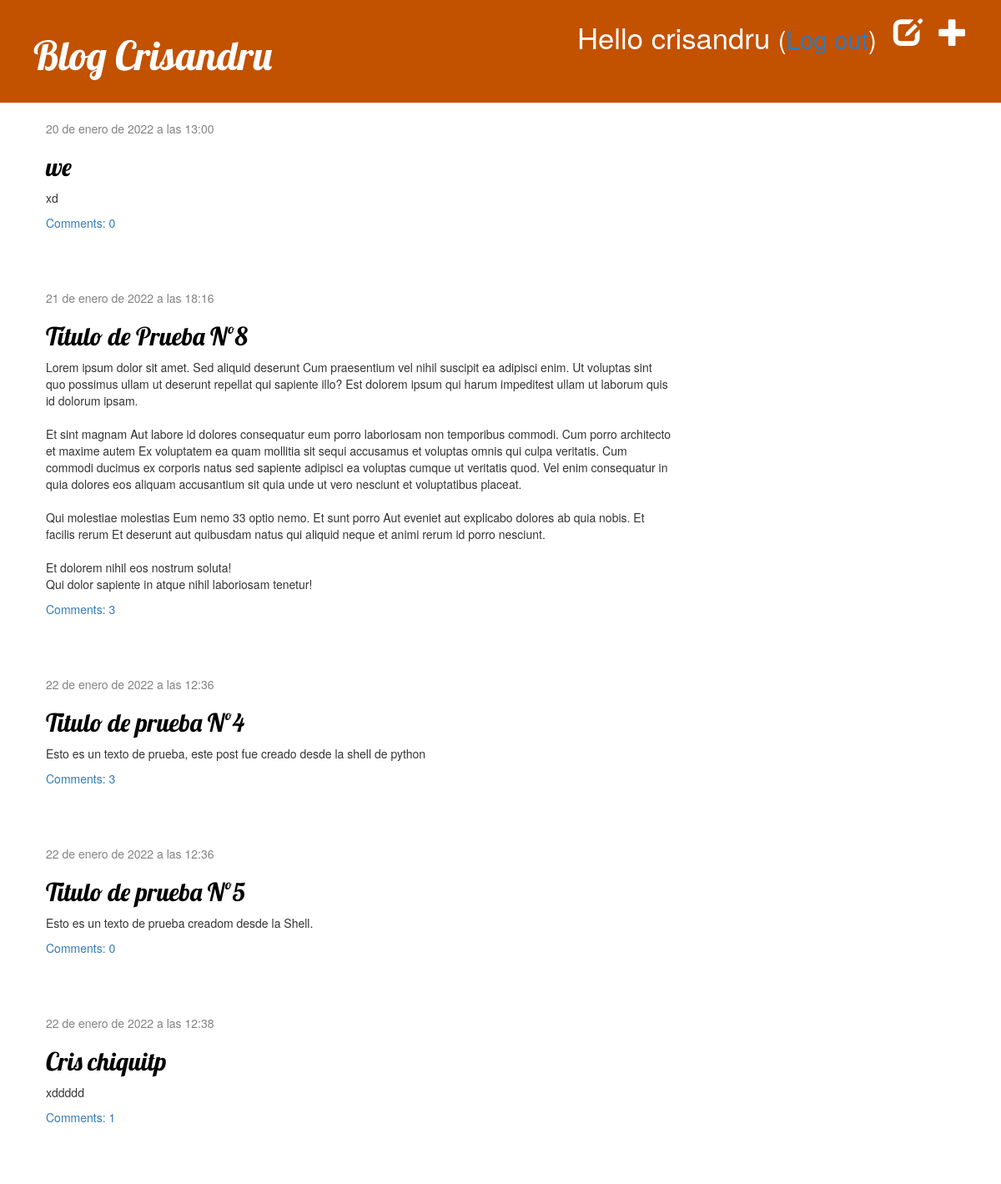
The app's page / (signed in) with its own data.
### blog/models.py (models this page shows, shortened)
class Post(models.Model): # models.Model: Significa que Post es un modelo de Djando, así que Django sabe que debe guardarlo en la base de datos.
    author = models.ForeignKey(settings.AUTH_USER_MODEL, on_delete=models.CASCADE) # settings.AUTH_USER_MODEL devuelve una cadena (la ubicación del modelo de usuario)
    title = models.CharField(max_length=200)
    text = models.TextField()
    created_date = models.DateTimeField(default=timezone.now) #Guardamos la fecha de creación.
    published_date = models.DateTimeField(blank=True, null=True)
    def approved_comments(self):
        return self.comments.filter(approved_comment=True)

### blog/views.py (the view)
# urls.py: path('', views.post_list, name='post_list'),
def post_list(request):
    posts = Post.objects.filter(published_date__lte=timezone.now()).order_by('published_date')
    return render(request, 'blog/post_list.html', {'posts':posts})

### blog/templates/blog/post_list.html
{% extends 'blog/base.html' %}
{% block content %}
{% for post in posts %}
    <div class="post">
        <div class="date">
            {{ post.published_date }}
        </div>
        <h2><a href="{% url 'post_detail' pk=post.pk %}">{{ post.title }}</a></h2>
        <p>{{ post.text|linebreaksbr }}</p>
        <a href="{% url 'post_detail' pk=post.pk %}">Comments: {{ post.approved_comments.count }}</a>
    </div>
{% endfor %}
{% endblock %}

### blog/templates/blog/base.html (shortened to what this page needs)
{% load static %}
<html>
    <head>
        <link rel="stylesheet" href="//maxcdn.bootstrapcdn.com/bootstrap/3.2.0/css/bootstrap.min.css">
        <link rel="stylesheet" href="//maxcdn.bootstrapcdn.com/bootstrap/3.2.0/css/bootstrap-theme.min.css">
        <link rel="stylesheet" href="{% static 'css/blog.css' %}">
    </head>
    <body>
        <div class="page-header">
            {% if user.is_authenticated %}
                <a href="{% url 'post_new' %}" class="top-menu"><span class="glyphicon glyphicon-plus"></span></a>
                <a href="{% url 'post_draft_list' %}" class="top-menu"><span class="glyphicon glyphicon-edit"></span></a>
                <p class="top-menu">Hello {{ user.username }} <small>(<a href="{% url 'logout' %}">Log out</a>)</small></p>
            {% else %}
                <a href="{% url 'login' %}" class="top-menu"><span class="glyphicon glyphicon-lock"></span></a>
            {% endif %}
            <h1><a href="/">Blog Crisandru</a></h1>
        </div>
        <div class="content container">
            <div class="row">
                <div class="col-md-8">
                    {% block content %}
                    {% endblock %}
                </div>
            </div>
        </div>
    </body>
</html>

### blog/static/css/blog.css (style rules this page uses)
.page-header { background-color: #C25100; margin-top: 0; padding: 20px 20px 20px 40px; }
.page-header h1, .page-header h1 a, .page-header h1 a:visited, .page-header h1 a:active { color: #ffffff; font-size: 36pt; text-decoration: none; }
.content { margin-left: 40px; }
h1, h2, h3, h4 { font-family: 'Lobster', cursive; }
.date { color: #828282; }
.top-menu, .top-menu:hover, .top-menu:visited { color: #ffffff; float: right; font-size: 26pt; margin-right: 20px; }
.post { margin-bottom: 70px; }
.post h2 a, .post h2 a:visited { color: #000000; }

### records on screen
Post: published_date "20 de enero de 2022 a las 13:00", title "we", text "xd", approved_comments.count "0"
Post: published_date "21 de enero de 2022 a las 18:16", title "Título de Prueba Nº8", text "Lorem ipsum dolor sit amet. Sed aliquid deserunt Cum praesentium vel nihil suscipit ea adipisci enim. Ut voluptas sint quo possimus ullam ut deserunt repellat qui sapiente illo? Est dolorem ipsum qui harum impeditest ullam ut laborum quis id dolorum ipsam. Et sint magnam Aut labore id dolores consequatur eum porro laboriosam non temporibus commodi. Cum porro architecto et maxime autem Ex voluptatem ea quam mollitia sit sequi accusamus et voluptas omnis qui culpa veritatis. Cum commodi ducimus ex corporis natus sed sapiente adipisci ea voluptas cumque ut veritatis quod. Vel enim consequatur in quia dolores eos aliquam accusantium sit quia unde ut vero nesciunt et voluptatibus placeat. Qui…", approved_comments.count "3"
Post: published_date "22 de enero de 2022 a las 12:36", title "Titulo de prueba Nº4", text "Esto es un texto de prueba, este post fue creado desde la shell de python", approved_comments.count "3"
Post: published_date "22 de enero de 2022 a las 12:36", title "Titulo de prueba Nº5", text "Esto es un texto de prueba creadom desde la Shell.", approved_comments.count "0"
Post: published_date "22 de enero de 2022 a las 12:38", title "Cris chiquitp", text "xddddd", approved_comments.count "1"

### other values on screen
{{ user.username }} "crisandru"
